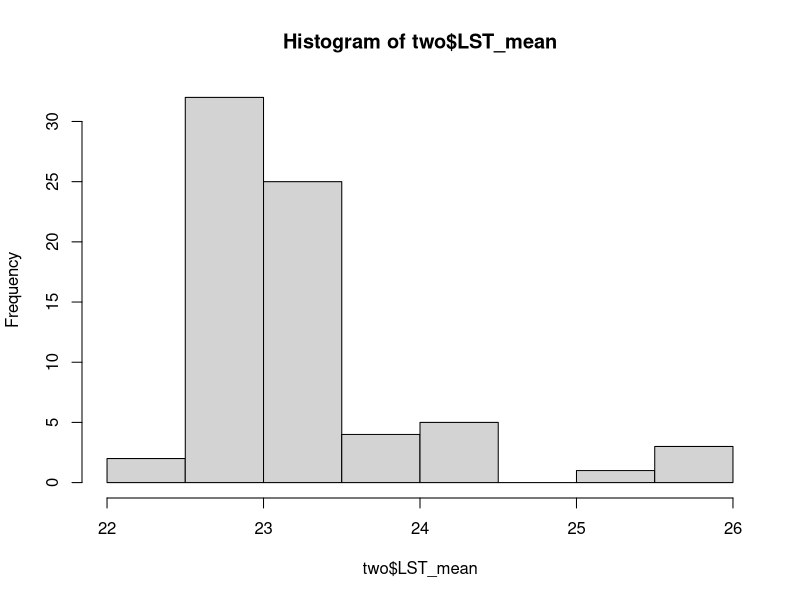
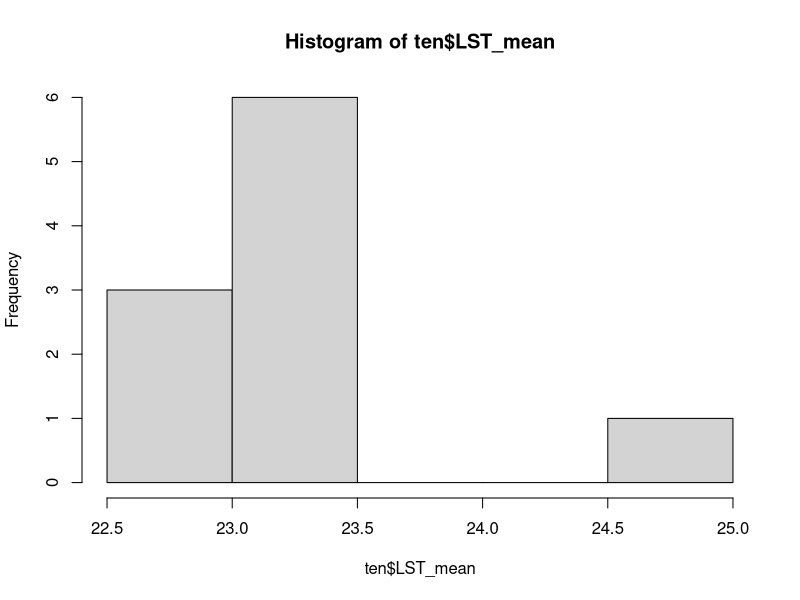
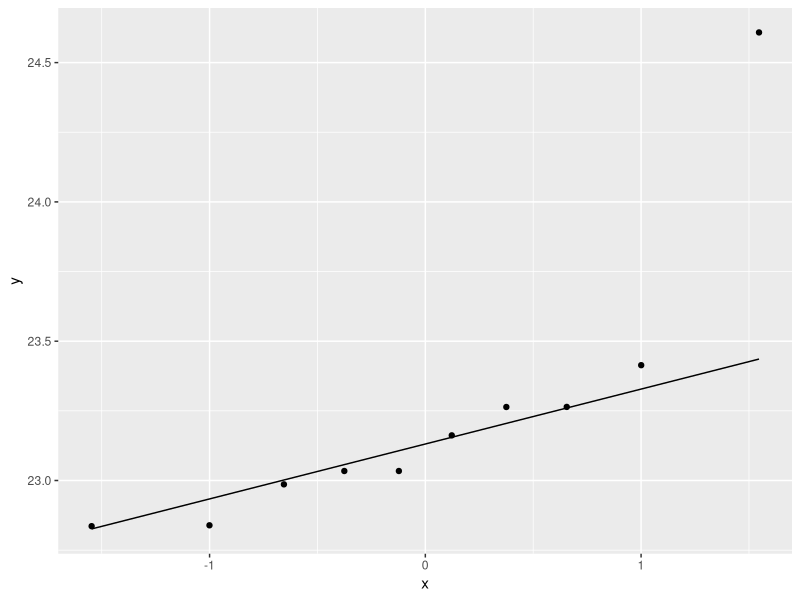
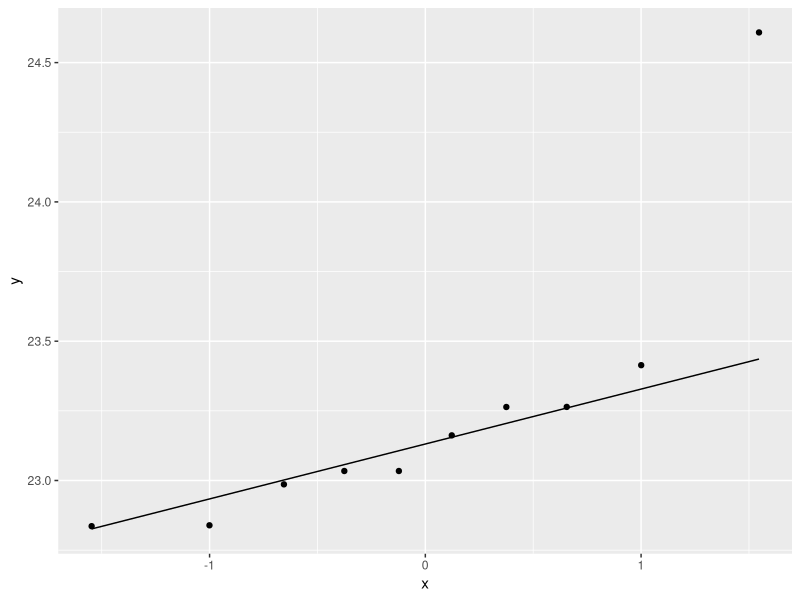
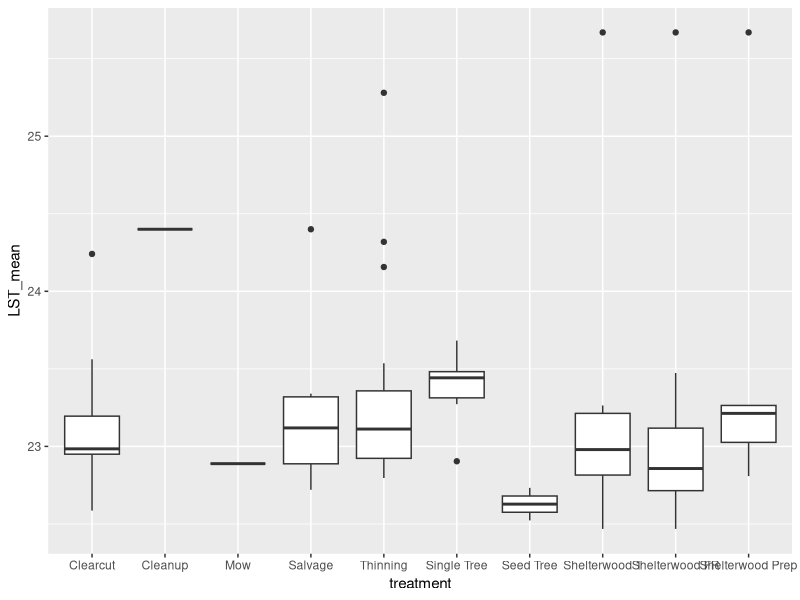
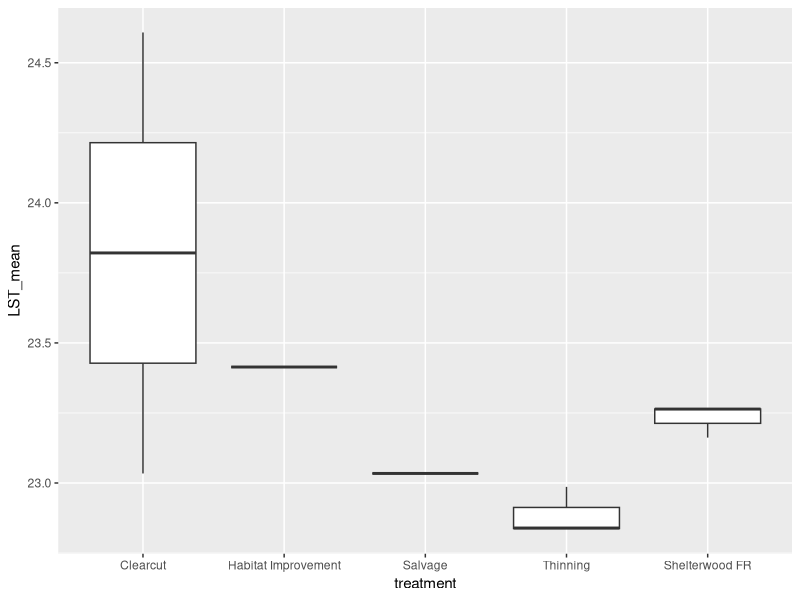
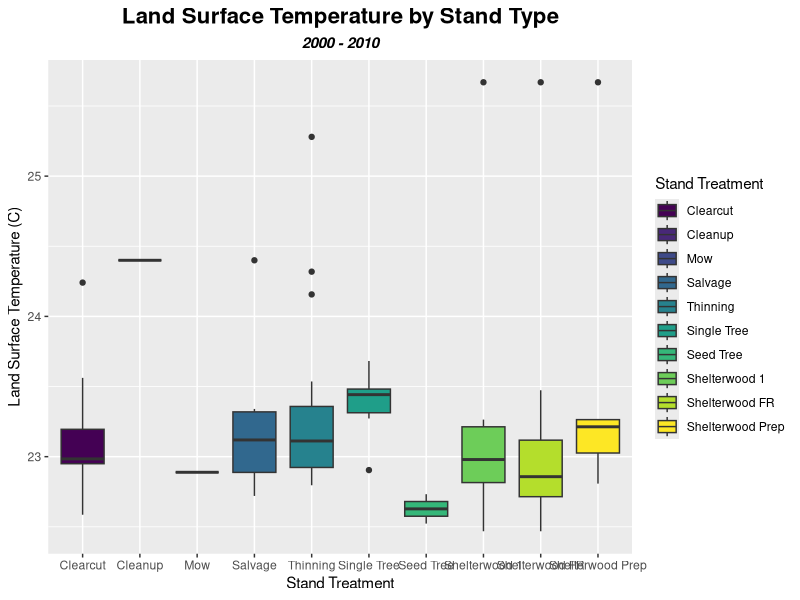
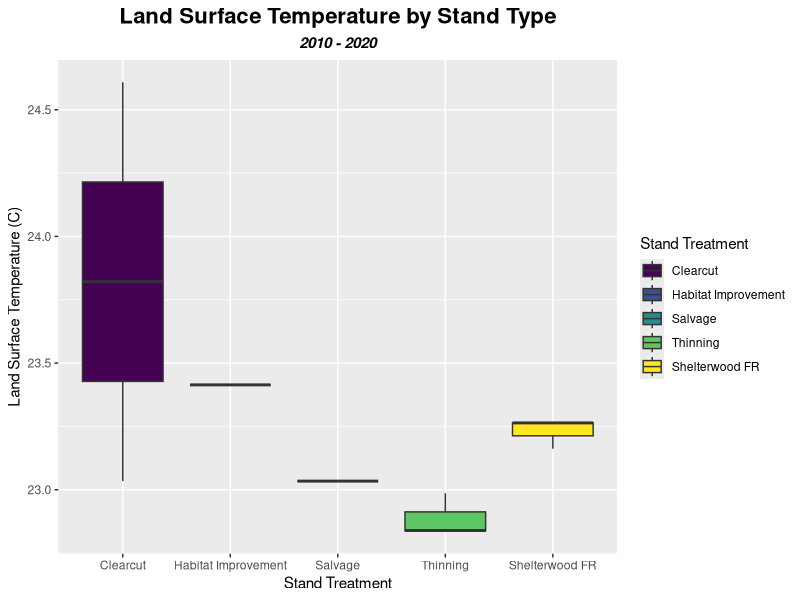

Here is the R script that generated these plots, in order:
###################################################################################################
################################# TEMPERATURE ANALYSIS ############################################
###################################################################################################

library(dplyr)
library(ggplot2)
library(tidyverse)
library(lubridate)
library(MASS)
setwd("C:/Users/ekm5556/OneDrive - The Pennsylvania State University/Desktop/PhD/R_script/SVF/")

#### 1. Analysis of Stand Temperature Differences ####

#### clean data 
# assign data 
two = read.csv("stats_two.csv") # stands from 2000 to 2010
ten = read.csv("stats_ten.csv") # stands from 2010 to 2020

# change column names because the ArcGIS imported ones are stupid
colnames(two)[6] = "treatment"
colnames(two)[18] = "LST_count"
colnames(two)[20] = "LST_min"
colnames(two)[21] = "LST_max"
colnames(two)[22] = "LST_range"
colnames(two)[23] = "LST_mean"
colnames(two)[24] = "LST_stdev"

colnames(ten)[6] = "treatment"
colnames(ten)[18] = "LST_count"
colnames(ten)[20] = "LST_min"
colnames(ten)[21] = "LST_max"
colnames(ten)[22] = "LST_range"
colnames(ten)[23] = "LST_mean"
colnames(ten)[24] = "LST_stdev"

#### Stats analysis 
### Question: is there a difference between treatment temperatures in stand types? 
## ANOVA assumptions 

# 1. observations are independant (assumed)

# 2. data are normally distributed 
hist(two$LST_mean) # these look abnormal but check QQ plot 
hist(ten$LST_mean)

ggplot(data=ten,aes(sample=LST_mean))+
  geom_qq()+
  geom_qq_line() # this is terrible. Don't want to remove outliers because we don't have good information on what is causing them. 
# Find a different test. 

ggplot(data=ten,aes(sample=LST_mean))+
  geom_qq()+
  geom_qq_line()

## non-parametric test for more than two samples - Kruskal-Wallis H Test
# rank my data
unique(two$treatment) # see how many different values there are 
two$treatment = ordered(two$treatment,
                      levels = c("Clearcut", "Cleanup", "Mow", "Salvage", "Thinning", 
                                 "Single Tree", "Seed Tree", "Shelterwood 1", "Shelterwood FR", 
                                 "Shelterwood Prep"))
unique(ten$treatment) 
ten$treatment = ordered(ten$treatment,
                        levels = c("Clearcut", "Habitat Improvement", "Salvage", "Thinning", 
                                   "Shelterwood FR"))


kruskal.test(LST_mean ~ treatment, data = two)
kruskal.test(LST_mean ~ treatment, data = ten) #yikes. 

## This is not significant at all but let's plot it anyway. 
# plot 2000 - 2010 data 
ggplot(data = two, aes(x = treatment, y = LST_mean)) +
  geom_boxplot()

ggplot(data = ten, aes(x = treatment, y = LST_mean)) +
  geom_boxplot()

# this doesn't really tell us much but let's make it fancy anyway
# 2000 - 2024
ggplot(data = two, aes(x = treatment, y = LST_mean, fill = treatment)) +
  geom_boxplot() +
  labs(
    title = "Land Surface Temperature by Stand Type",
    subtitle = "2000 - 2010",
    x = "Stand Treatment",
    y = "Land Surface Temperature (C)",
    fill = "Stand Treatment") +
  theme(
    plot.title = element_text(color = "black", size = 16, face = "bold", hjust = 0.5),
    plot.subtitle = element_text(face = "bold.italic", hjust = 0.5))
  

ggplot(data = ten, aes(x = treatment, y = LST_mean, fill = treatment)) +
  geom_boxplot() +
  labs(
    title = "Land Surface Temperature by Stand Type",
    subtitle = "2010 - 2020",
    x = "Stand Treatment",
    y = "Land Surface Temperature (C)",
    fill = "Stand Treatment") +
  theme(
    plot.title = element_text(color = "black", size = 16, face = "bold", hjust = 0.5),
    plot.subtitle = element_text(face = "bold.italic", hjust = 0.5))


#### 2. Analysis of Animal Locations ####

### clean data 
## read in data 
data = read.csv("june_sept_table.csv") # table of animal location 
view(data)

## add pixel values for the control temperatures 
# hard coding this but there has GOT to be a faster way to do this 
control = data.frame(Group = rep("Control", 86716)) #create a bunch of entries for the control group
temperature_values = data.frame(Group = c(rep(20, 247), rep(21, 6189), rep(22, 28866), rep(23, 25222),
                        rep(24, 7277), rep(25, 5002), rep(26, 4000), rep(27, 3151), rep(28, 2618),
                        rep(29, 1884), rep(30, 1146), rep(31, 499), rep(32, 357), rep(33, 247), rep(34, 11))) #add values for each entry 

new = cbind(control, temperature_values) # bind new dataframes together 
colnames(new) = c("treatment", "mean_temp") #name columns 
# Combine the original data with the new rows
data = rbind(data, new)
#subset just June data 
jun = data %>% filter(treatment %in% c("June", "Control"))
# change to numeric class
jun$mean_temp = as.integer(jun$mean_temp)


### Stats analysis 

# visualize the data 
ggplot(data = jun, aes(x = treatment, y = mean_temp)) +
  geom_boxplot()
# see if it's normally distributed 
hist(new$mean_temp)
jun_sub = jun %>% filter(treatment == "June") #subset only June data to look at distribution
hist(jun_sub$mean_temp)
# look at qq values 
ggplot(data=jun_sub,aes(sample=mean_temp))+
  geom_qq()+
  geom_qq_line() # this looks terrible so we'll try a non-parametric test 

# Mann-Whitney U test 
wilcox.test(mean_temp~treatment, data = jun, exact = FALSE) # results here are slightly significant. 

# updated boxplot to show variation in treatments 
ggplot(data = jun, aes(x = treatment, y = mean_temp, fill = treatment)) +
  geom_boxplot() +
  labs(
    title = "Land Surface Temperature",
    subtitle = "LST at Animal and Control Locations",
    x = "Treatment",
    y = "Land Surface Temperature (C)") +
  theme(
    plot.title = element_text(color = "black", size = 16, face = "bold", hjust = 0.5),
    plot.subtitle = element_text(face = "bold.italic", hjust = 0.5),
    axis.text.x=element_blank()) +
  scale_fill_discrete(name = "Treatment", labels = c("Control Points", "Animal Locations"))

# Numbers 
st1 =sd(jun_sub$mean_temp) # standard deviation in animal locations 
st2 =sd(new$mean_temp) # standard deviation in control points 
mn1 = mean(jun_sub$mean_temp)
mn2 = mean(new$mean_temp)

st1
st2
mn1
mn2
